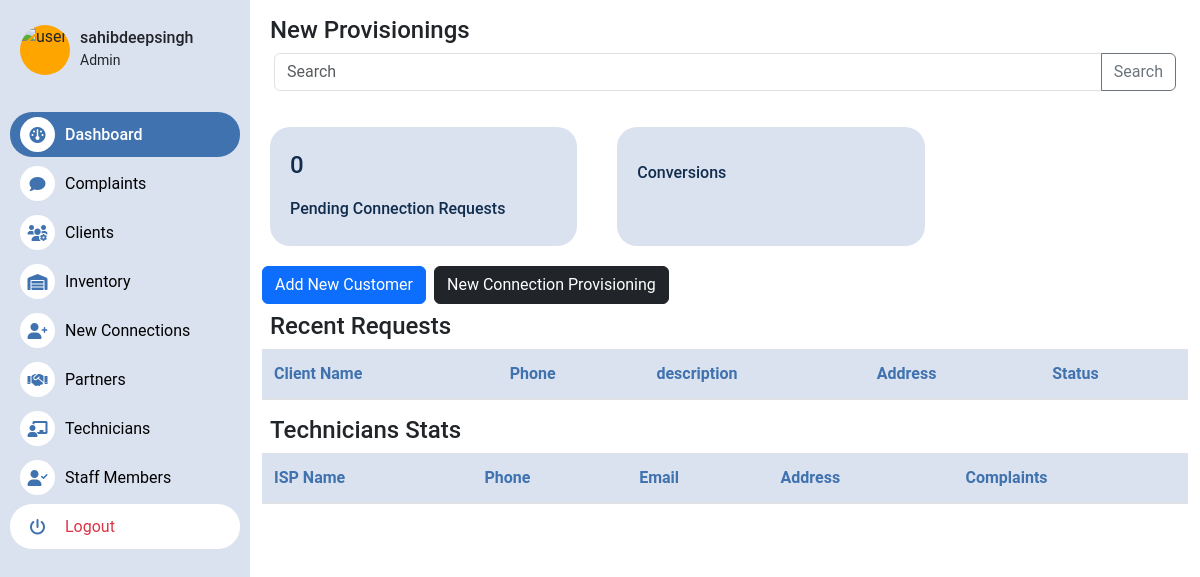
Page /accounts/provisioning/dashboard (signed in) on the earlier database version.
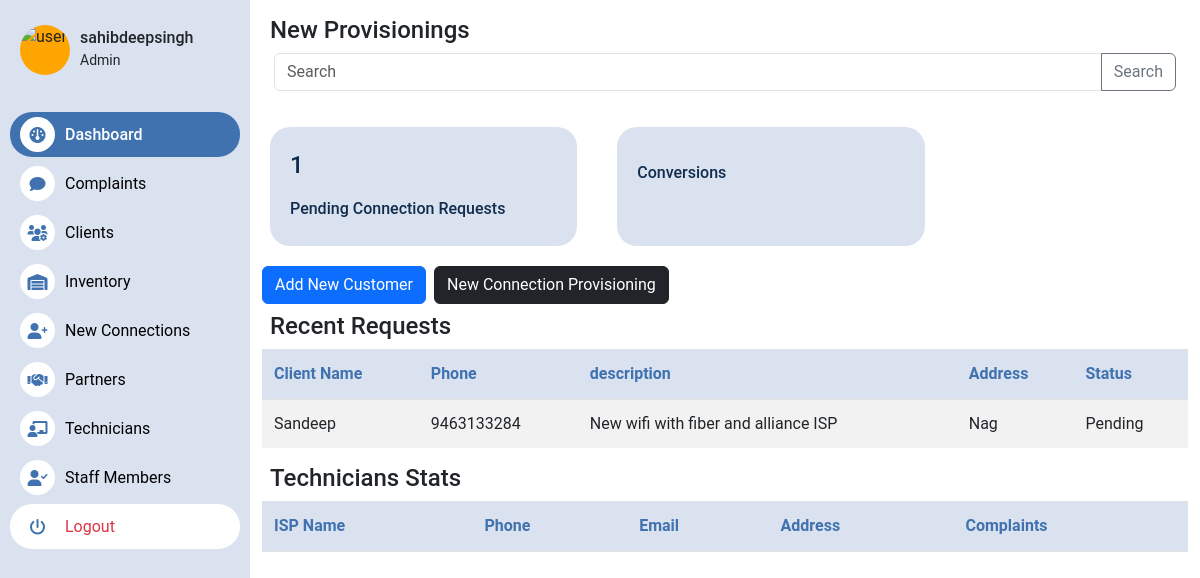
Same page on the later database version.
### users/models.py (models this page shows, shortened)
class NewConnectionRequest(models.Model):
    name = models.CharField(max_length=255)
    phone_number = models.CharField(max_length=15)
    address = models.TextField()
    description = models.TextField()
    date = models.DateTimeField(auto_now_add=True)
    is_completed = models.BooleanField(default=False)
    is_deleted = models.BooleanField(default=False)
    status = models.CharField(max_length=255, default='Pending')
    assigned_to = models.ForeignKey(Technician, on_delete=models.CASCADE, blank=True, null=True)
    partner = models.ForeignKey(Partner, on_delete=models.CASCADE, blank=True, null=True)
    request_type = models.CharField(max_length=255, default='New Internet Connection', choices=request_type)

### users/views.py (the view)
# urls.py: path('provisioning/dashboard',new_conn_dash,name='new-conn-dash'),
@group_required(("Staff", "Partner","Admin","Technician"))
def new_conn_dash(request):
    partner = return_user_partner(request)
    pending_conn = NewConnectionRequest.objects.filter(partner=partner,status="Pending")
    camera_connections = NewConnectionRequest.objects.filter(partner=partner,request_type="Camera Connection")
    new_internet_connections = NewConnectionRequest.objects.filter(partner=partner,request_type="New Internet Connection")
    conersions = NewConnectionRequest.objects.filter(partner=partner,is_completed=True)
    recent_clients = NewConnectionRequest.objects.filter(partner=partner).order_by("-id")
    context={
        "pending_conn":pending_conn,
        "conersions":conersions,
        "recent_clients":recent_clients,
        "new_isp":new_internet_connections,
        "camera_connections":camera_connections
    }
    return render(request, "users/new_connections_dash.html", context)

### users/views.py (called while the page is built)
def return_user_partner(request):
        user = request.user
        try:
            staff = StaffMember.objects.get(user=user)
            partner = staff.partner
        except:
            pass
        try:
            partner = Partner.objects.get(user=user)
        except:
            pass
        if partner:
            return partner
        return None

### templates/users/new_connections_dash.html (shortened to what this page needs)
{% extends 'home/base.html' %}
{% block content %}
<div class="container mt-3">
    <h4 class="mx-2">New Provisionings</h4>
    <div class="container">
        <form action="{% url 'search_user' %}" method="post">
            <div class="input-group mb-3">
                <input type="text" class="form-control" placeholder="Search" name="number" aria-label="Search" aria-describedby="button-addon2">
                <button class="btn btn-outline-secondary" type="submit" id="button-addon2">Search</button>
            </div>
        </form>
    </div>
    <div class="row w-75">
            <div class="col stats">
                <p>{{pending_conn.count}} </p>
                <h6>Pending Connection Requests</h6>
            </div>
            <div class="col stats">
                <h6>Conversions</h6>
            </div>
    </div>
    <div class="d-flex ">
        <a href="{%  url 'create-customer' %}"><button class="btn btn-primary ">Add New Customer</button></a>
        <a href="{%  url 'create-connection-request' %}"><button class="btn btn-dark mx-2">New Connection Provisioning</button></a>
    </div>
    <h4 class="mx-2 mt-2">Recent Requests</h4>
    <table class="custom-table">
        <thead>
            <tr>
                <th>Client Name</th>
                <th>Phone</th>
                <th>description</th>
                <th>Address</th>
                <th>Status</th>
            </tr>
        </thead>
        <tbody>
            {% for client in recent_clients %}
            <tr>
                <td>{{ client.name }}</td>
                <td>{{ client.phone_number }}</td>
                <td>{{ client.description }}</td>
                <td>{{ client.address }} </td>
                <td>{{ client.status }}</td>
            </tr>
            {% endfor %}
        </tbody>
    </table>
    <h4 class="mx-2 mt-2">Technicians Stats</h4>
    <table class="custom-table">
        <thead>
            <tr>
                <th>ISP Name</th>
                <th>Phone</th>
                <th>Email</th>
                <th>Address</th>
                <th>Complaints</th>
            </tr>
        </thead>
    </table>
</div>
{% endblock %}

Differences in the rows shown:
added NewConnectionRequest: name "Sandeep", phone_number "9463133284", description "New wifi with fiber and alliance ISP", address "Nag", status "Pending"
Other differences:
{{ pending_conn.count }}: "0" → "1"
